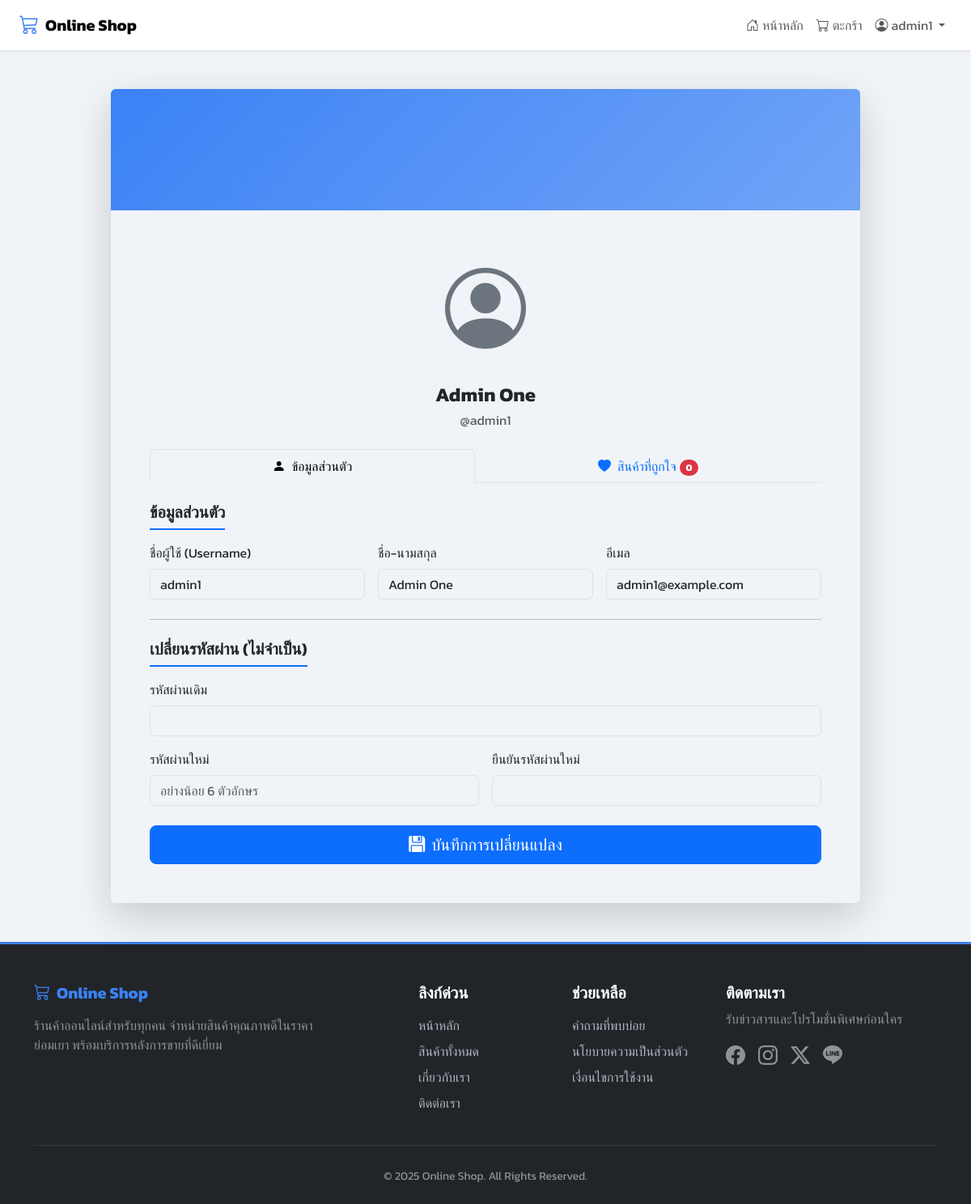
The app's page /profile.php (signed in) with its own data.
### tables this page shows
CREATE TABLE `users` (
  `user_id` int(11) NOT NULL,
  `username` varchar(50) NOT NULL,
  `password` varchar(255) NOT NULL,
  `email` varchar(100) NOT NULL,
  `full_name` varchar(100) DEFAULT NULL,
  `role` enum('admin','member') DEFAULT 'member',
  `created_at` timestamp NOT NULL DEFAULT current_timestamp()
);

### function.php (called while the page is built, shortened)
<?php
function get_user_by_id($pdo, $user_id) {
    $stmt = $pdo->prepare("SELECT * FROM users WHERE user_id = ?");
    $stmt->execute([$user_id]);
    return $stmt->fetch(PDO::FETCH_ASSOC);
}
?>

### profile.php (the view, shortened to what this page needs)
<?php
require 'config.php';
require 'function.php';
$user_id = $_SESSION['user_id'];
$user = get_user_by_id($conn, $user_id);
$stmt = $conn->prepare("
    SELECT w.wishlist_id, w.product_id, p.product_name, p.price, p.image
    FROM wishlist w
    JOIN products p ON w.product_id = p.product_id
    WHERE w.user_id = ?
    ORDER BY w.added_at DESC
");
$stmt->execute([$user_id]);
$wishlist_items = $stmt->fetchAll(PDO::FETCH_ASSOC);
?>
<!DOCTYPE html>
<html lang="th">
<head>
    <link href="https://cdn.jsdelivr.net/npm/bootstrap@5.3.3/dist/css/bootstrap.min.css" rel="stylesheet">
    <link href="https://cdn.jsdelivr.net/npm/bootstrap-icons@1.11.3/font/bootstrap-icons.css" rel="stylesheet">
</head>
<body class="d-flex flex-column min-vh-100">
    <?php include 'templates/header.php'; ?>
    <main class="container my-5 flex-grow-1">
        <div class="row justify-content-center">
            <div class="col-lg-10 col-md-12">
                <div class="card border-0 shadow-lg">
                    <div class="card-header-bg rounded-top"></div>
                    <div class="card-body p-4 p-md-5">
                        <div class="text-center mb-4">
                            <i class="bi bi-person-circle" style="font-size: 100px; color: #6c757d;"></i>
                            <h2 class="h4 mt-3 mb-1 fw-bold"><?= htmlspecialchars($user['full_name']) ?></h2>
                            <p class="text-muted">@<?= htmlspecialchars($user['username']) ?></p>
                        </div>
                        <ul class="nav nav-tabs nav-fill" id="myTab" role="tablist">
                            <li class="nav-item" role="presentation">
                                <button class="nav-link active" id="profile-tab" data-bs-toggle="tab" data-bs-target="#profile-tab-pane" type="button">
                                    <i class="bi bi-person-fill me-2"></i>ข้อมูลส่วนตัว
                                </button>
                            </li>
                            <li class="nav-item" role="presentation">
                                <button class="nav-link" id="wishlist-tab" data-bs-toggle="tab" data-bs-target="#wishlist-tab-pane" type="button">
                                    <i class="bi bi-heart-fill me-2"></i>สินค้าที่ถูกใจ <span class="badge bg-danger rounded-pill"><?= count($wishlist_items) ?></span>
                                </button>
                            </li>
                        </ul>
                        <div class="tab-content pt-4" id="myTabContent">
                            <div class="tab-pane fade show active" id="profile-tab-pane" role="tabpanel">
                                <form method="post" action="profile.php">
                                    <h5 class="mb-3 section-title-underline">ข้อมูลส่วนตัว</h5>
                                    <div class="row g-3">
                                        <div class="col-md-4"><label for="username" class="form-label">ชื่อผู้ใช้ (Username)</label><input type="text" name="username" id="username" class="form-control" required value="<?= htmlspecialchars($user['username']) ?>"></div>
                                        <div class="col-md-4"><label for="full_name" class="form-label">ชื่อ-นามสกุล</label><input type="text" name="full_name" id="full_name" class="form-control" required value="<?= htmlspecialchars($user['full_name']) ?>"></div>
                                        <div class="col-md-4"><label for="email" class="form-label">อีเมล</label><input type="email" name="email" id="email" class="form-control" required value="<?= htmlspecialchars($user['email']) ?>"></div>
                                    </div>
                                    <hr class="my-4">
                                    <h5 class="mb-3 section-title-underline">เปลี่ยนรหัสผ่าน (ไม่จำเป็น)</h5>
                                    <div class="row g-3">
                                        <div class="col-md-12"><label for="current_password" class="form-label">รหัสผ่านเดิม</label><input type="password" name="current_password" id="current_password" class="form-control"></div>
                                        <div class="col-md-6"><label for="new_password" class="form-label">รหัสผ่านใหม่</label><input type="password" name="new_password" id="new_password" class="form-control" placeholder="อย่างน้อย 6 ตัวอักษร"></div>
                                        <div class="col-md-6"><label for="confirm_password" class="form-label">ยืนยันรหัสผ่านใหม่</label><input type="password" name="confirm_password" id="confirm_password" class="form-control"></div>
                                    </div>
                                    <div class="d-grid mt-4"><button type="submit" class="btn btn-primary btn-lg"><i class="bi bi-floppy-fill me-2"></i>บันทึกการเปลี่ยนแปลง</button></div>
                                </form>
                            </div>
                        </div>
                    </div>
                </div>
            </div>
        </div>
    </main>
    <?php include 'templates/footer.php'; ?>
</body>
</html>

### profile.php (style rules this page uses)
:root { --bs-primary-rgb: 59, 130, 246; --bs-body-font-family: 'Kanit', sans-serif; --bs-body-bg: #F0F4F8; }
.card-header-bg { height: 150px; background: linear-gradient(135deg, rgba(var(--bs-primary-rgb), 1) 0%, rgba(var(--bs-primary-rgb), 0.7) 100%); }
.section-title-underline { font-weight: 600; border-bottom: 2px solid var(--bs-primary); padding-bottom: 0.5rem; display: inline-block; }

### records on screen
users: full_name "Admin One", username "admin1", email "admin1@example.com"

### other values on screen
$_SESSION['username'] "admin1"
count($wishlist_items) "0"
